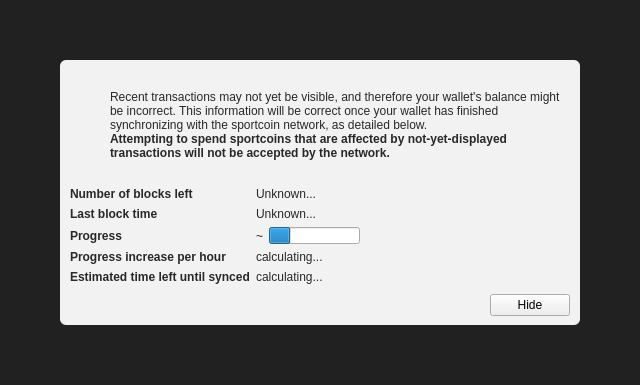
<?xml version="1.0" encoding="UTF-8"?>
<ui version="4.0">
 <class>ModalOverlay</class>
 <widget class="ModalOverlay" name="ModalOverlay">
  <property name="geometry">
   <rect>
    <x>0</x>
    <y>0</y>
    <width>640</width>
    <height>385</height>
   </rect>
  </property>
  <property name="windowTitle">
   <string>Form</string>
  </property>
  <layout class="QVBoxLayout" name="verticalLayout" stretch="0">
   <property name="sizeConstraint">
    <enum>QLayout::SetDefaultConstraint</enum>
   </property>
   <property name="leftMargin">
    <number>0</number>
   </property>
   <property name="topMargin">
    <number>0</number>
   </property>
   <property name="rightMargin">
    <number>0</number>
   </property>
   <property name="bottomMargin">
    <number>0</number>
   </property>
   <item>
    <widget class="QWidget" name="bgWidget" native="true">
     <property name="styleSheet">
      <string notr="true">#bgWidget { background: rgba(0,0,0,220); }</string>
     </property>
     <layout class="QVBoxLayout" name="verticalLayoutMain" stretch="1">
      <property name="leftMargin">
       <number>60</number>
      </property>
      <property name="topMargin">
       <number>60</number>
      </property>
      <property name="rightMargin">
       <number>60</number>
      </property>
      <property name="bottomMargin">
       <number>60</number>
      </property>
      <item>
       <widget class="QWidget" name="contentWidget" native="true">
        <property name="styleSheet">
         <string notr="true">#contentWidget { background: rgba(255,255,255,240); border-radius: 6px; }

QLabel { color: rgb(40,40,40);  }</string>
        </property>
        <layout class="QVBoxLayout" name="verticalLayoutSub" stretch="1,0,0,0">
         <property name="spacing">
          <number>0</number>
         </property>
         <property name="leftMargin">
          <number>10</number>
         </property>
         <property name="topMargin">
          <number>10</number>
         </property>
         <property name="rightMargin">
          <number>10</number>
         </property>
         <property name="bottomMargin">
          <number>10</number>
         </property>
         <item>
          <layout class="QHBoxLayout" name="horizontalLayoutIconText" stretch="0,1">
           <property name="topMargin">
            <number>20</number>
           </property>
           <item>
            <layout class="QVBoxLayout" name="verticalLayoutIcon">
             <property name="leftMargin">
              <number>0</number>
             </property>
             <item>
              <widget class="QPushButton" name="warningIcon">
               <property name="enabled">
                <bool>false</bool>
               </property>
               <property name="text">
                <string/>
               </property>
               <property name="icon">
                <iconset>
                 <normaloff>:/icons/warning</normaloff>
                 <disabledoff>:/icons/warning</disabledoff>:/icons/warning</iconset>
               </property>
               <property name="iconSize">
                <size>
                 <width>48</width>
                 <height>48</height>
                </size>
               </property>
               <property name="flat">
                <bool>true</bool>
               </property>
              </widget>
             </item>
             <item>
              <spacer name="verticalSpacerWarningIcon">
               <property name="orientation">
                <enum>Qt::Vertical</enum>
               </property>
               <property name="sizeHint" stdset="0">
                <size>
                 <width>20</width>
                 <height>40</height>
                </size>
               </property>
              </spacer>
             </item>
            </layout>
           </item>
           <item>
            <layout class="QVBoxLayout" name="verticalLayoutInfoText">
             <property name="leftMargin">
              <number>0</number>
             </property>
             <property name="topMargin">
              <number>0</number>
             </property>
             <item>
              <widget class="QLabel" name="infoText">
               <property name="text">
                <string>Recent transactions may not yet be visible, and therefore your wallet's balance might be incorrect. This information will be correct once your wallet has finished synchronizing with the sportcoin network, as detailed below.</string>
               </property>
               <property name="textFormat">
                <enum>Qt::RichText</enum>
               </property>
               <property name="wordWrap">
                <bool>true</bool>
               </property>
              </widget>
             </item>
             <item>
              <widget class="QLabel" name="infoTextStrong">
               <property name="font">
                <font>
                 <weight>75</weight>
                 <bold>true</bold>
                </font>
               </property>
               <property name="text">
                <string>Attempting to spend sportcoins that are affected by not-yet-displayed transactions will not be accepted by the network.</string>
               </property>
               <property name="textFormat">
                <enum>Qt::RichText</enum>
               </property>
               <property name="wordWrap">
                <bool>true</bool>
               </property>
              </widget>
             </item>
             <item>
              <spacer name="verticalSpacerInTextSpace">
               <property name="orientation">
                <enum>Qt::Vertical</enum>
               </property>
               <property name="sizeHint" stdset="0">
                <size>
                 <width>20</width>
                 <height>40</height>
                </size>
               </property>
              </spacer>
             </item>
            </layout>
           </item>
          </layout>
         </item>
         <item>
          <spacer name="verticalSpacerAfterText">
           <property name="orientation">
            <enum>Qt::Vertical</enum>
           </property>
           <property name="sizeHint" stdset="0">
            <size>
             <width>20</width>
             <height>40</height>
            </size>
           </property>
          </spacer>
         </item>
         <item>
          <layout class="QFormLayout" name="formLayout">
           <property name="fieldGrowthPolicy">
            <enum>QFormLayout::FieldsStayAtSizeHint</enum>
           </property>
           <property name="horizontalSpacing">
            <number>6</number>
           </property>
           <property name="verticalSpacing">
            <number>6</number>
           </property>
           <property name="topMargin">
            <number>10</number>
           </property>
           <item row="0" column="0">
            <widget class="QLabel" name="labelNumberOfBlocksLeft">
             <property name="font">
              <font>
               <weight>75</weight>
               <bold>true</bold>
              </font>
             </property>
             <property name="text">
              <string>Number of blocks left</string>
             </property>
            </widget>
           </item>
           <item row="0" column="1">
            <widget class="QLabel" name="numberOfBlocksLeft">
             <property name="text">
              <string>Unknown...</string>
             </property>
            </widget>
           </item>
           <item row="1" column="0">
            <widget class="QLabel" name="labelLastBlockTime">
             <property name="font">
              <font>
               <weight>75</weight>
               <bold>true</bold>
              </font>
             </property>
             <property name="text">
              <string>Last block time</string>
             </property>
            </widget>
           </item>
           <item row="1" column="1">
            <widget class="QLabel" name="newestBlockDate">
             <property name="sizePolicy">
              <sizepolicy hsizetype="Maximum" vsizetype="Preferred">
               <horstretch>0</horstretch>
               <verstretch>0</verstretch>
              </sizepolicy>
             </property>
             <property name="text">
              <string>Unknown...</string>
             </property>
            </widget>
           </item>
           <item row="2" column="0">
            <widget class="QLabel" name="labelSyncDone">
             <property name="font">
              <font>
               <weight>75</weight>
               <bold>true</bold>
              </font>
             </property>
             <property name="text">
              <string>Progress</string>
             </property>
            </widget>
           </item>
           <item row="2" column="1">
            <layout class="QHBoxLayout" name="horizontalLayoutSync" stretch="0,1">
             <item>
              <widget class="QLabel" name="percentageProgress">
               <property name="text">
                <string notr="true">~</string>
               </property>
              </widget>
             </item>
             <item>
              <widget class="QProgressBar" name="progressBar">
               <property name="value">
                <number>24</number>
               </property>
               <property name="format">
                <string/>
               </property>
              </widget>
             </item>
            </layout>
           </item>
           <item row="4" column="0">
            <widget class="QLabel" name="labelProgressIncrease">
             <property name="font">
              <font>
               <weight>75</weight>
               <bold>true</bold>
              </font>
             </property>
             <property name="text">
              <string>Progress increase per hour</string>
             </property>
            </widget>
           </item>
           <item row="4" column="1">
            <widget class="QLabel" name="progressIncreasePerH">
             <property name="text">
              <string>calculating...</string>
             </property>
            </widget>
           </item>
           <item row="5" column="0">
            <widget class="QLabel" name="labelEstimatedTimeLeft">
             <property name="font">
              <font>
               <weight>75</weight>
               <bold>true</bold>
              </font>
             </property>
             <property name="text">
              <string>Estimated time left until synced</string>
             </property>
            </widget>
           </item>
           <item row="5" column="1">
            <widget class="QLabel" name="expectedTimeLeft">
             <property name="text">
              <string>calculating...</string>
             </property>
            </widget>
           </item>
          </layout>
         </item>
         <item>
          <layout class="QHBoxLayout" name="horizontalLayoutButtons">
           <property name="leftMargin">
            <number>10</number>
           </property>
           <property name="topMargin">
            <number>10</number>
           </property>
           <item>
            <spacer name="horizontalSpacer">
             <property name="orientation">
              <enum>Qt::Horizontal</enum>
             </property>
             <property name="sizeHint" stdset="0">
              <size>
               <width>40</width>
               <height>20</height>
              </size>
             </property>
            </spacer>
           </item>
           <item>
            <widget class="QPushButton" name="closeButton">
             <property name="text">
              <string>Hide</string>
             </property>
            </widget>
           </item>
          </layout>
         </item>
        </layout>
       </widget>
      </item>
     </layout>
    </widget>
   </item>
  </layout>
 </widget>
 <customwidgets>
  <customwidget>
   <class>ModalOverlay</class>
   <extends>QWidget</extends>
   <header>qt/modaloverlay.h</header>
   <container>1</container>
  </customwidget>
 </customwidgets>
 <resources/>
 <connections/>
</ui>
